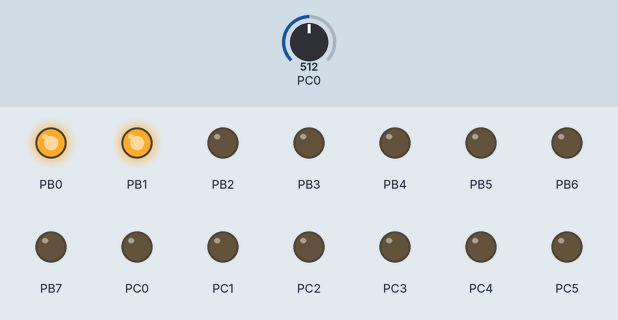
This program was run on a simulated ATmega328P, built with avr-gcc and emulated at 16 MHz. Parts: output pins drawn as LEDs (lit = HIGH). The test bench sets the inputs (shaded band); at power-on: PC0 = 512. What the program prints to the serial monitor is not drawn.

Above: at 1.2 s.
1.3 s: PC0 set to 113
4.3 s: PC0 set to 93
At 5.5 s:
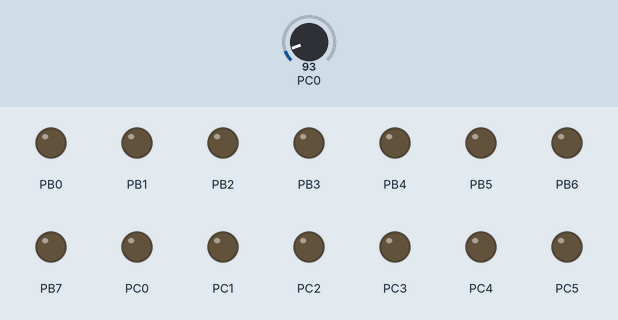
Timing chart, 0 to 7.3 s (numbered marks = the images above; inputs shaded):
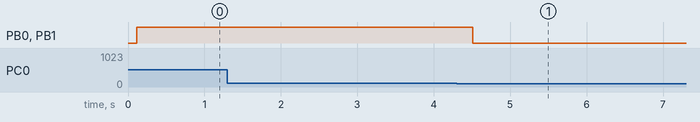

Measured:
- the behaviour switches between 105 and 104 on PC0 (found by bisection; images 0 and 1)
- after the input at 1.3 s, every drawn part: stays the same
- after the input at 4.3 s, PB0, PB1: HIGH → LOW after 0.21 s

The program:

main.c
```c
/*
 * GccApplication1.c
 *
 * Created: 11/21/2017 3:01:06 PM
 * Author : Md Eleus Ali
 */

#include <avr/io.h>
#define F_CPU 16000000UL//
#include <util/delay.h>
#include <stdlib.h>
#define BAUDRATE 19200
#define BAUD_PRESCALLER (((F_CPU / (BAUDRATE * 16UL))) - 1)

uint16_t adc_value;
void adc_init(void);
uint16_t read_adc(uint8_t channel);
void USART_init(void);
void USART_send( unsigned char data);
void USART_putstring(char* StringPtr);

int main(void){
	adc_init();
	USART_init();
	DDRC = 0xff;
	DDRB = 0xff;

	while(1){
		uint16_t x= read_adc(0);
		uint16_t result = x/2.0533; //as refernece voltage 5V=5000

		char buffer[5];
		utoa(result,buffer,10);
		USART_putstring("Temperature[^C] :");
		USART_putstring(buffer);
		USART_send(13);
		_delay_ms(100);

		if(result>50)
		{
			USART_putstring("Alert! High ");
			PORTB|=(1<<PORTB0);
			PORTB|=(1<<PORTB1);
			//PORTB|=(1<<PORTB2);
		}

		else
		{
			PORTB&=~(1<<PORTB0);
			PORTB&=~(1<<PORTB1);
			PORTB&=~(1<<PORTB2);
		}

	}

	return 0;
}

void adc_init(void){
	ADCSRA = ((1<<ADPS2)|(1<<ADPS1)|(1<<ADPS0));
	ADMUX = (1<<REFS0);
	ADCSRA |= (1<<ADEN);
	ADCSRA |= (1<<ADSC);
}

uint16_t read_adc(uint8_t channel){
	ADMUX &= 0xF0;
	ADMUX |= channel;
	ADCSRA |= (1<<ADSC);
	while(ADCSRA & (1<<ADSC));
	return ADC;
}

void USART_init(void){

	UBRR0H = (uint8_t)(BAUD_PRESCALLER>>8);
	UBRR0L = (uint8_t)(BAUD_PRESCALLER);
	UCSR0B = (1<<RXEN0)|(1<<TXEN0);
	UCSR0C = (3<<UCSZ00);
}

void USART_send( unsigned char data){

	while(!(UCSR0A & (1<<UDRE0)));
	UDR0 = data;

}

void USART_putstring(char* StringPtr){

	while(*StringPtr != 0x00){

		USART_send(*StringPtr);
		StringPtr++;
	}

}
```
